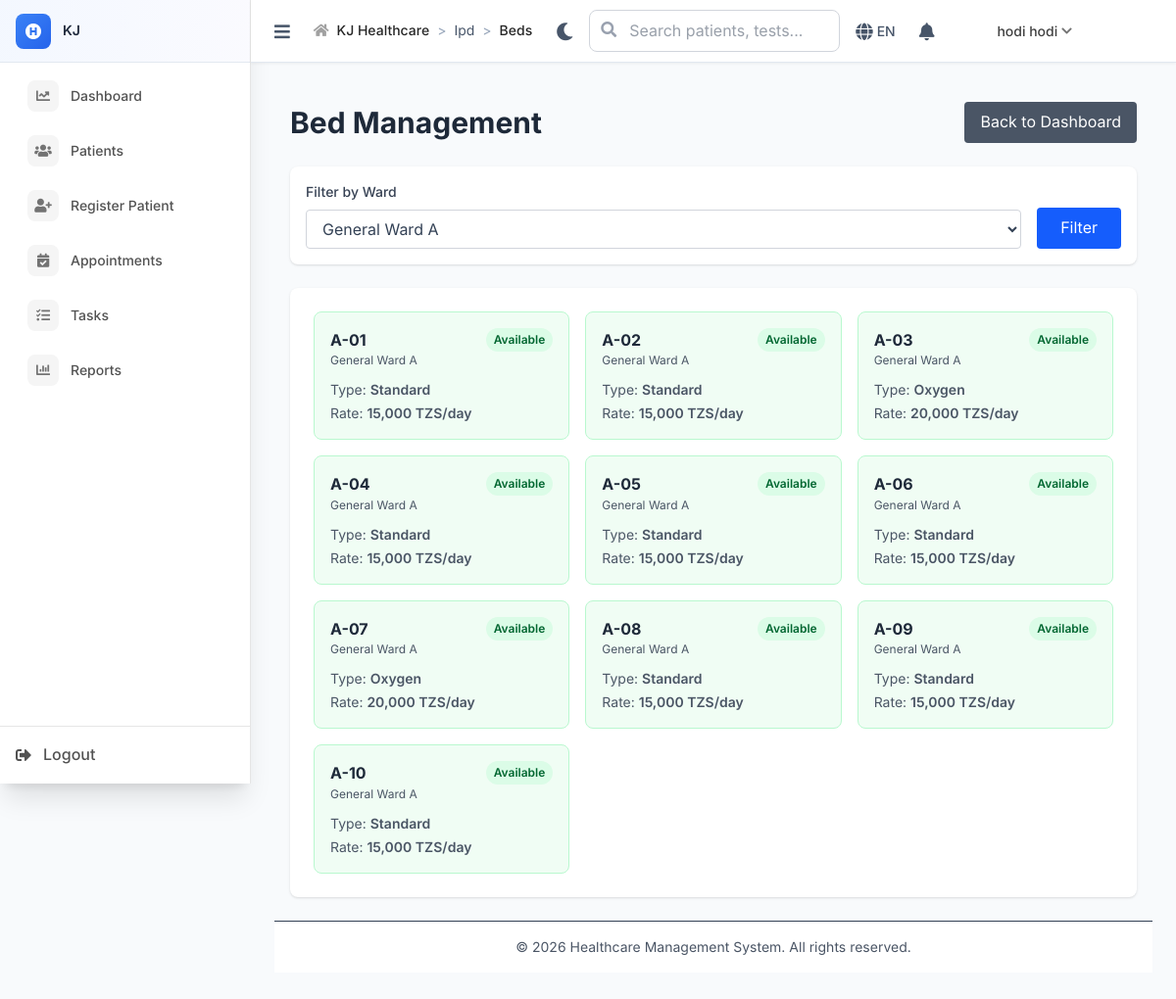
/ipd/beds?ward_id=1 (signed in), run on the app's committed database.
### tables this page shows
CREATE TABLE `ipd_beds` (
  `id` int NOT NULL,
  `ward_id` int NOT NULL,
  `bed_number` varchar(20) NOT NULL,
  `bed_type` enum('standard','oxygen','icu','isolation') DEFAULT 'standard',
  `status` enum('available','occupied','maintenance','reserved') DEFAULT 'available',
  `daily_rate` decimal(10,2) NOT NULL DEFAULT '0.00',
  `notes` text,
  `is_active` tinyint(1) DEFAULT '1',
  `created_at` timestamp NULL DEFAULT CURRENT_TIMESTAMP,
  `updated_at` timestamp NULL DEFAULT CURRENT_TIMESTAMP ON UPDATE CURRENT_TIMESTAMP
);

CREATE TABLE `ipd_wards` (
  `id` int NOT NULL,
  `ward_name` varchar(100) NOT NULL,
  `ward_code` varchar(20) NOT NULL,
  `ward_type` enum('general','private','icu','maternity','pediatric','isolation') DEFAULT 'general',
  `total_beds` int NOT NULL DEFAULT '0',
  `occupied_beds` int NOT NULL DEFAULT '0',
  `floor_number` int DEFAULT NULL,
  `description` text,
  `is_active` tinyint(1) DEFAULT '1',
  `created_at` timestamp NULL DEFAULT CURRENT_TIMESTAMP,
  `updated_at` timestamp NULL DEFAULT CURRENT_TIMESTAMP ON UPDATE CURRENT_TIMESTAMP
);

### includes/BaseController.php (called while the page is built, shortened)
<?php
class BaseController {
    public function __construct() {
        global $pdo;
        $this->pdo = $pdo;
        $this->db = $this->pdo;
    }
    protected function render($view, $data = []) {
        extract($data);
        include __DIR__ . "/../views/{$view}.php";
    }
}
?>

### controllers/IpdController.php (called while the page is built, shortened)
<?php
require_once __DIR__ . '/../includes/BaseController.php';
class IpdController extends BaseController {
    public function beds() {
        try {
            $ward_id = $_GET['ward_id'] ?? null;
            $stmt = $this->db->query("
                SELECT * FROM ipd_wards
                WHERE is_active = 1
                ORDER BY ward_name
            ");
            $wards = $stmt->fetchAll(PDO::FETCH_ASSOC);
            $query = "
                SELECT
                    ib.*,
                    iw.ward_name,
                    iw.ward_type,
                    ia.patient_id,
                    p.first_name,
                    p.last_name,
                    p.registration_number
                FROM ipd_beds ib
                JOIN ipd_wards iw ON ib.ward_id = iw.id
                LEFT JOIN ipd_admissions ia ON ib.id = ia.bed_id AND ia.status = 'active'
                LEFT JOIN patients p ON ia.patient_id = p.id
                WHERE ib.is_active = 1
            ";
            if ($ward_id) {
                $query .= " AND ib.ward_id = ?";
                $stmt = $this->db->prepare($query . " ORDER BY ib.bed_number");
                $stmt->execute([$ward_id]);
            } else {
                $stmt = $this->db->query($query . " ORDER BY iw.ward_name, ib.bed_number");
            }
            $beds = $stmt->fetchAll(PDO::FETCH_ASSOC);
            $this->render('ipd/beds', [
                'wards' => $wards,
                'beds' => $beds,
                'selected_ward_id' => $ward_id
            ]);
        } catch (Exception $e) {
            error_log("IPD beds error: " . $e->getMessage());
            $_SESSION['error'] = "Error loading beds";
            header('Location: ' . BASE_PATH . '/ipd/dashboard');
            exit;
        }
    }
}

### index.php (called while the page is built, shortened)
<?php
$request = $_SERVER['REQUEST_URI'];
$path = parse_url($request, PHP_URL_PATH);
if (strpos($path, BASE_PATH) === 0) {
    $path = substr($path, strlen(BASE_PATH));
}
$path = ltrim($path, '/');
$segments = explode('/', $path);
$controller = $segments[0] ?? 'auth';
$action = $segments[1] ?? 'login';
try {
    $controllerInstance = new $controllerClass();
    $params = array_slice($segments, 2);
    call_user_func_array([$controllerInstance, $action], $params);
} catch (Throwable $e) {
    Logger::error("Error in controller: " . $e->getMessage(), [
        'controller' => $controller,
        'action' => $action,
        'file' => $e->getFile(),
        'line' => $e->getLine(),
        'trace' => $e->getTraceAsString()
    ]);
    error_log("Error in controller: " . $e->getMessage());
    http_response_code(500);
    echo "Internal server error";
}
?>

### views/ipd/beds.php (the view, shortened to what this page needs)
<?php
require_once __DIR__ . '/../layouts/header.php';
?>
<div class="container mx-auto px-4 py-6">
    <div class="flex justify-between items-center mb-6">
        <h1 class="text-3xl font-bold text-gray-800">Bed Management</h1>
        <a href="<?php echo BASE_PATH; ?>/ipd/dashboard" class="bg-gray-600 text-white px-4 py-2 rounded hover:bg-gray-700">Back to Dashboard</a>
    </div>
    <div class="bg-white rounded-lg shadow p-4 mb-6">
        <form method="GET" class="flex items-end space-x-4">
            <div class="flex-1">
                <label class="block text-sm font-medium text-gray-700 mb-2">Filter by Ward</label>
                <select name="ward_id" class="w-full border border-gray-300 rounded px-3 py-2">
                    <?php foreach ($wards as $ward): ?>
                        <option value="<?php echo $ward['id']; ?>" <?php echo $selected_ward_id == $ward['id'] ? 'selected' : ''; ?>>
                            <?php echo htmlspecialchars($ward['ward_name']); ?>
                        </option>
                    <?php endforeach; ?>
                </select>
            </div>
            <button type="submit" class="bg-blue-600 text-white px-6 py-2 rounded hover:bg-blue-700">Filter</button>
        </form>
    </div>
    <div class="bg-white rounded-lg shadow overflow-hidden">
        <div class="grid grid-cols-1 md:grid-cols-2 lg:grid-cols-3 xl:grid-cols-4 gap-4 p-6">
            <?php foreach ($beds as $bed): ?>
                <div class="border rounded-lg p-4 <?php echo $bed['status'] === 'occupied' ? 'bg-red-50 border-red-200' : 'bg-green-50 border-green-200'; ?>">
                    <div class="flex justify-between items-start mb-3">
                        <div>
                            <h3 class="font-bold text-gray-800"><?php echo htmlspecialchars($bed['bed_number']); ?></h3>
                            <p class="text-xs text-gray-600"><?php echo htmlspecialchars($bed['ward_name']); ?></p>
                        </div>
                        <span class="px-2 py-1 text-xs rounded-full font-semibold
                            <?php
                            echo $bed['status'] === 'available' ? 'bg-green-100 text-green-800' :
                                ($bed['status'] === 'occupied' ? 'bg-red-100 text-red-800' :
                                ($bed['status'] === 'maintenance' ? 'bg-yellow-100 text-yellow-800' : 'bg-blue-100 text-blue-800'));
                            ?>">
                            <?php echo ucfirst($bed['status']); ?>
                        </span>
                    </div>
                    <div class="space-y-1 text-sm">
                        <p class="text-gray-600">Type: <span class="font-semibold"><?php echo ucfirst($bed['bed_type']); ?></span></p>
                        <p class="text-gray-600">Rate: <span class="font-semibold"><?php echo number_format($bed['daily_rate']); ?> TZS/day</span></p>
                    </div>
                </div>
            <?php endforeach; ?>
        </div>
    </div>
</div>
<?php require_once __DIR__ . '/../layouts/footer.php'; ?>

### views/layouts/main.php (style rules this page uses)
:root { --primary-50: #eff6ff; --primary-100: #dbeafe; --primary-500: #3b82f6; --primary-600: #2563eb; --primary-700: #1d4ed8; --success-50: #f0fdf4; --success-500: #22c55e; --success-600: #16a34a; --warning-50: #fffbeb; --warning-500: #f59e0b; --warning-600: #d97706; --error-50: #fef2f2; --error-500: #ef4444; --error-600: #dc2626; --neutral-50: #f8fafc; --neutral-100: #f1f5f9; --neutral-200: #e2e8f0; --neutral-300: #cbd5e1; --neutral-400: #94a3b8; --neutral-500: #64748b; --neutral-600: #475569; --neutral-700: #334155; --neutral-800: #1e293b; --neutral-900: #0f172a; --medical-accent: #10b981; --medical-secondary: #8b5cf6; }
html, body { height: 100%; margin: 0; padding: 0; }
body { font-family: 'Inter', sans-serif; background-color: var(--neutral-50); color: var(--neutral-700); line-height: 1.6; }
:root { --header-height: 64px; }

### data on the page
ipd_beds: bed_number "A-01", ward.ward_name "General Ward A", status "Available", bed_type "Standard", daily_rate "15,000"
ipd_beds: bed_number "A-02", ward.ward_name "General Ward A", status "Available", bed_type "Standard", daily_rate "15,000"
ipd_beds: bed_number "A-03", ward.ward_name "General Ward A", status "Available", bed_type "Oxygen", daily_rate "20,000"
ipd_beds: bed_number "A-04", ward.ward_name "General Ward A", status "Available", bed_type "Standard", daily_rate "15,000"
ipd_beds: bed_number "A-05", ward.ward_name "General Ward A", status "Available", bed_type "Standard", daily_rate "15,000"
ipd_beds: bed_number "A-06", ward.ward_name "General Ward A", status "Available", bed_type "Standard", daily_rate "15,000"
ipd_beds: bed_number "A-07", ward.ward_name "General Ward A", status "Available", bed_type "Oxygen", daily_rate "20,000"
ipd_beds: bed_number "A-08", ward.ward_name "General Ward A", status "Available", bed_type "Standard", daily_rate "15,000"
ipd_beds: bed_number "A-09", ward.ward_name "General Ward A", status "Available", bed_type "Standard", daily_rate "15,000"
ipd_beds: bed_number "A-10", ward.ward_name "General Ward A", status "Available", bed_type "Standard", daily_rate "15,000"

### other printed values
$_ENV['APP_NAME'] "KJ"
$item['text'] "Dashboard"
$item['text'] "Patients"
$item['text'] "Register Patient"
$item['text'] "Appointments"
$item['text'] "Tasks"
$item['text'] "Reports"
$crumb['text'] "Ipd"
$crumb['text'] "Beds"
$_SESSION['user_name'] "hodi hodi"
form field ward_id "General Ward A"
